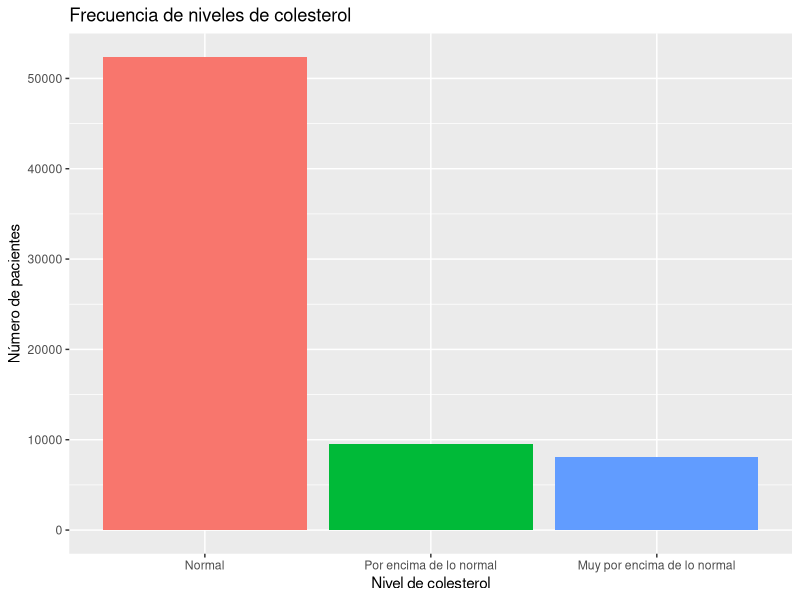
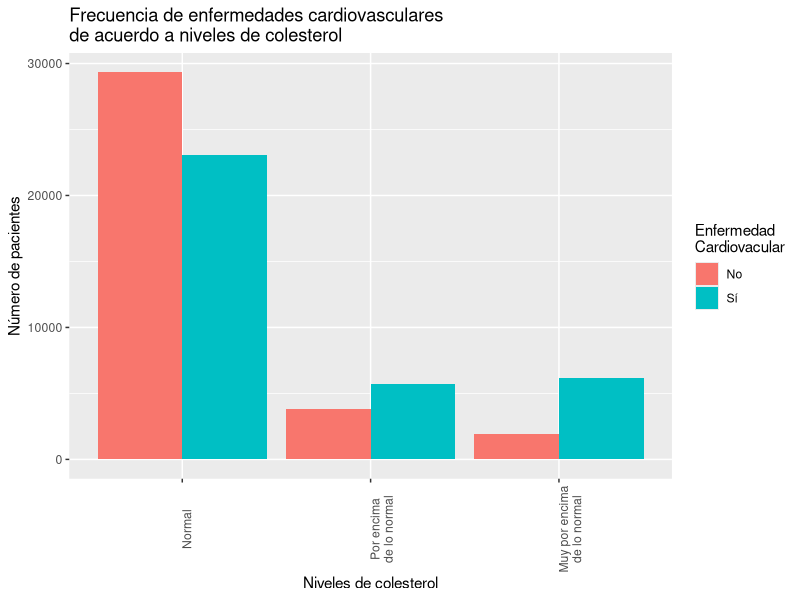
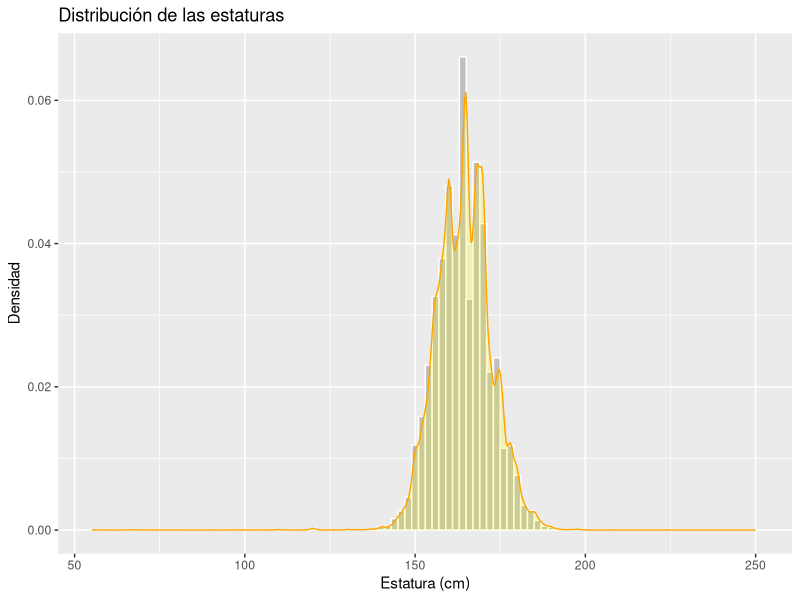
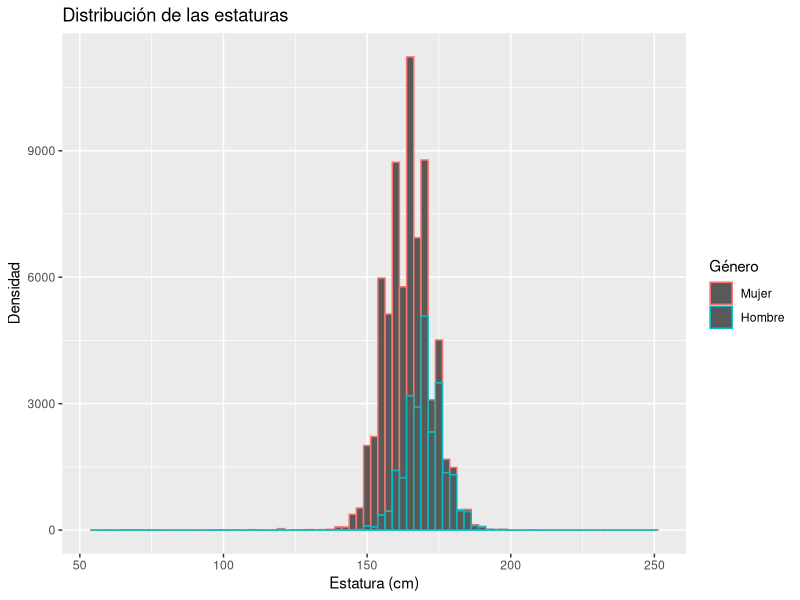
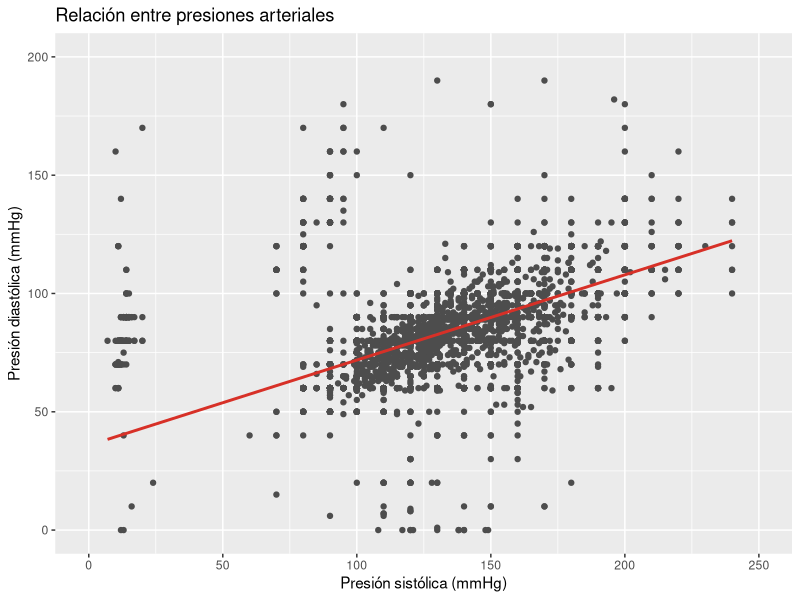
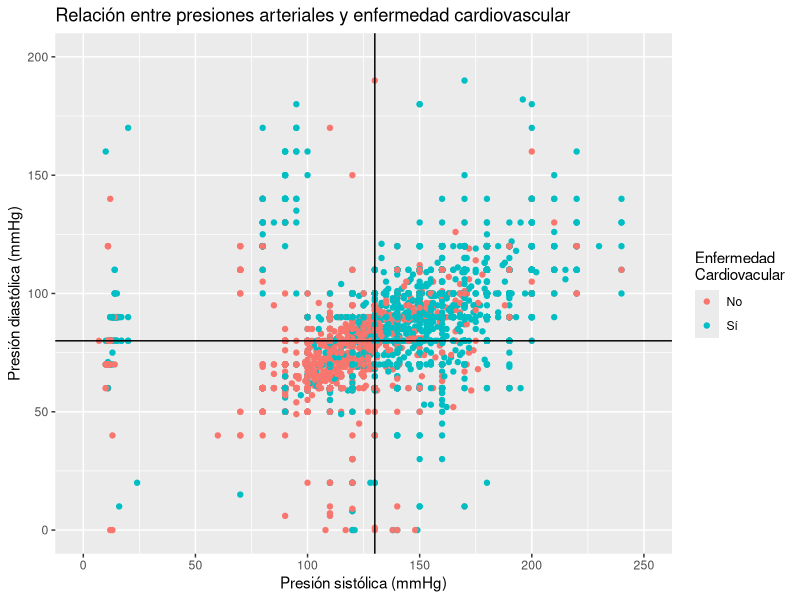
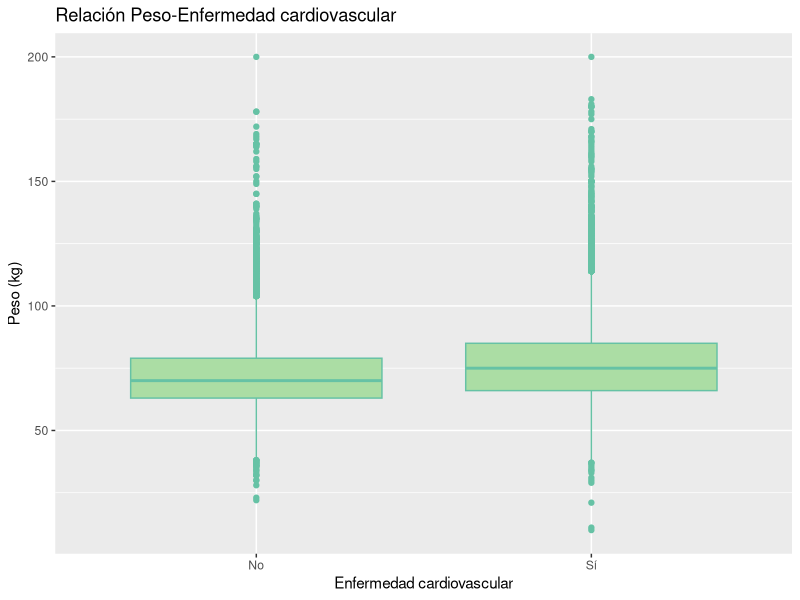
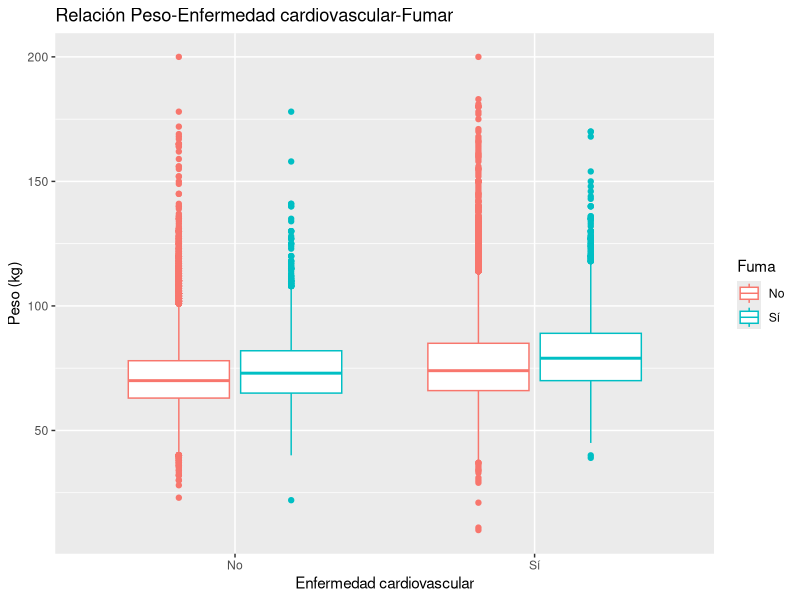

Write R code to recreate these figures, in order.
## ---- chunk 1
library(ggplot2)
## ---- chunk 2
setwd("/home/paulina/Documents/DataScience/Notebooks/")
dataset <- read.csv("source/cardiovascular_disease.csv")
## ---- chunk 3
names(dataset)
## ---- chunk 4
dataset$cardio <- as.character(dataset$cardio)
dataset$gender <- as.character(dataset$gender)
dataset$smoke <- as.character(dataset$smoke)
head(dataset)
## ---- chunk 5
# Extraer los datos relevantes (niveles de colesterol)
counts <- table(dataset$cholesterol) 
counts <- as.data.frame(counts)
counts
## ---- chunk 6
# Graficar las frecuencias de pacientes con niveles de colesterol
ggplot(counts, aes(x = Var1, y = Freq, fill = Var1)) +
  geom_bar(stat = "identity") + 
  theme(legend.position = "none") +
  labs(title = "Frecuencia de niveles de colesterol", x = "Nivel de colesterol", y = "Número de pacientes") +
  scale_x_discrete(labels = c("Normal", "Por encima de lo normal", "Muy por encima de lo normal"))
## ---- chunk 7
# Contar pacientes por nivel de colesterol para ausencia y presencia de enfermedad cardiovascular (CVD)
double_counts <- tapply(dataset$cholesterol, 
                  list(dataset$cholesterol, dataset$cardio), 
                  table)
# Convertir a formato manejable
double_counts <- as.data.frame(double_counts)
# Incluir las variables de la categoría colesterol como renglones
double_counts$Colesterol <- rownames(double_counts)
double_counts
## ---- chunk 8
# Transformar el dataframe a formato long
double_counts <- reshape(double_counts,
        direction = "long",
        varying = list(names(double_counts)[1:2]), #L Columnas con las cuentas
        v.names = "Counts",
        idvar = "Colesterol", # Identificadores en la variable Colessterol
        timevar = "Cardiovascular", # Variable a alargar
        times = c("no", "yes"))

# Eliminamos los nombres de los renglones
row.names(double_counts) <- NULL
double_counts
## ---- chunk 9
# Frecuencia de pacientes por nivel de colesterol para ausencia y presencia de enfermedad cardiovascular
ggplot(double_counts, aes(x = Colesterol, y = Counts, fill = Cardiovascular)) +
  geom_bar(stat = "identity",  position=position_dodge()) +
  scale_fill_discrete(name = "Enfermedad \nCardiovacular", labels = c("No", "Sí")) +
  scale_x_discrete(labels = c("Normal", "Por encima\nde lo normal", "Muy por encima\nde lo normal")) +
  labs(title = "Frecuencia de enfermedades cardiovasculares\nde acuerdo a niveles de colesterol", x = "Niveles de colesterol", y = "Número de pacientes") +
  theme(axis.text.x = element_text(angle = 90))
## ---- chunk 10
# Histograma de densidad de estaturas
ggplot(dataset, aes(x = height)) +  
  geom_histogram(aes(y=..density..), binwidth = 2, color = "white", fill = "gray") +
  geom_density(alpha = 0.2, fill = "yellow", color = "orange") + 
  labs(title = "Distribución de las estaturas", x = "Estatura (cm)", y = "Densidad")
## ---- chunk 11
# Histograma de densidad de estaturas y género
ggplot(dataset, aes(x = height, color = gender)) +  
  geom_histogram(binwidth = 2.5) + 
  labs(title = "Distribución de las estaturas", x = "Estatura (cm)", y = "Densidad") + 
  scale_color_discrete(name = "Género", labels = c("Mujer", "Hombre")) 
## ---- chunk 12
# Gráfica de dispersión y relación entre presiones arteriales 
 ggplot(dataset, aes(x = ap_hi, y = ap_lo)) +
  geom_point(color = "#4d4d4d") +
  xlim(0, 250) +
  ylim(0, 200) +
  geom_smooth(method = lm, color = "#d73027") +
  labs(title = "Relación entre presiones arteriales", x = "Presión sistólica (mmHg)", y = "Presión diastólica (mmHg)")
## ---- chunk 13
# Gráfica de dispersión y relación entre presiones arteriales y enfermedades cardiovasculares
 ggplot(dataset, aes(x = ap_hi, y = ap_lo, color = cardio)) +
  geom_point() +
  xlim(0, 250) +
  ylim(0, 200) +
  geom_vline(xintercept = 130) +
  geom_hline(yintercept = 80) +
  labs(title = "Relación entre presiones arteriales y enfermedad cardiovascular", x = "Presión sistólica (mmHg)", y = "Presión diastólica (mmHg)") +
  scale_color_discrete(name = "Enfermedad \nCardiovacular", labels = c("No", "Sí"))
## ---- chunk 14
# Relación peso y enfermedades cardiovasculares
ggplot(dataset, aes(x = cardio, y = weight)) + 
  geom_boxplot(color = "#66c2a5", fill = "#abdda4") +
  scale_x_discrete(labels = c("No", "Sí")) +
  labs(title = "Relación Peso-Enfermedad cardiovascular", x = "Enfermedad cardiovascular", y = "Peso (kg)") 
## ---- chunk 15
# Relación peso, enfermedades cardiovasculares y fumar
ggplot(dataset, aes(x = cardio, y = weight, color = smoke)) + 
  geom_boxplot() +
  scale_x_discrete(labels = c("No", "Sí")) +
  scale_color_discrete(name = "Fuma", labels = c("No", "Sí")) +
  labs(title = "Relación Peso-Enfermedad cardiovascular-Fumar", x = "Enfermedad cardiovascular", y = "Peso (kg)") 
## ---- chunk 16
# Extraer datos de interés
hm_data <- aggregate(dataset[,c(3,5:8)], 
          by = list(dataset$cholesterol, dataset$cardio), # Agrupar por dos categorías (CVD - colesterol)
          median, na.rm = T) # Obtener mediana

# Combinar las dos categorías de comparación en una sola
Group.1 <-sort(unique(paste(dataset$cardio, dataset$cholesterol, sep = "-")))
# Datos originales
hm_data

# Sustituir las dos categorías por una combinada (debe coincidir con el orden de los datos originales)
hm_data <- cbind(Group.1, hm_data[,3:7])
# Datos modificados
hm_data
## ---- chunk 17
# Transformar de datos a formato long
hm_data <- reshape(hm_data, 
                   direction = "long", 
                   varying = list(names(hm_data)[2:6]),
                   v.names = "Value", 
                   idvar = "Group.1",
                   timevar = "Variable", 
                   times = colnames(hm_data)[2:6])

# Eliminar nombres de los renglones
row.names(hm_data) <- NULL
## ---- chunk 18
# Normalizar de datos
hm_data$Value <- log(hm_data$Value)
# Datos normalizados
hm_data[1:15,]
## ---- chunk 19
# Heatmap para ver la relación de las variables
ggplot(hm_data, aes(x = Variable, y = Group.1, fill = Value)) +
  geom_tile() +
  scale_fill_gradient2(low = "#c7eae5", high = "#01665e", mid = "#35978f", midpoint = median(hm_data$Value)) + 
  labs(title = "Relación entre variables de los pacientes", x = "", y = "Enfermedad cardiovascular (CVD)\nNivel de colesterol", fill = "Valor\nnormalizado") +
  scale_y_discrete(labels = c("No CVD\nNormal", "No CVD\nPor encima\nde lo normal", "No CVD\nMuy por encima\nde lo normal","CVD\nNormal", "CVD\nPor encima\nde lo normal", "CVD\nMuy por encima\nde lo normal")) +
  scale_x_discrete(labels = c("Edad", "Presión arterial\nsistólica", "Presión arterial\ndiastólica", "Altura", "Peso"))
